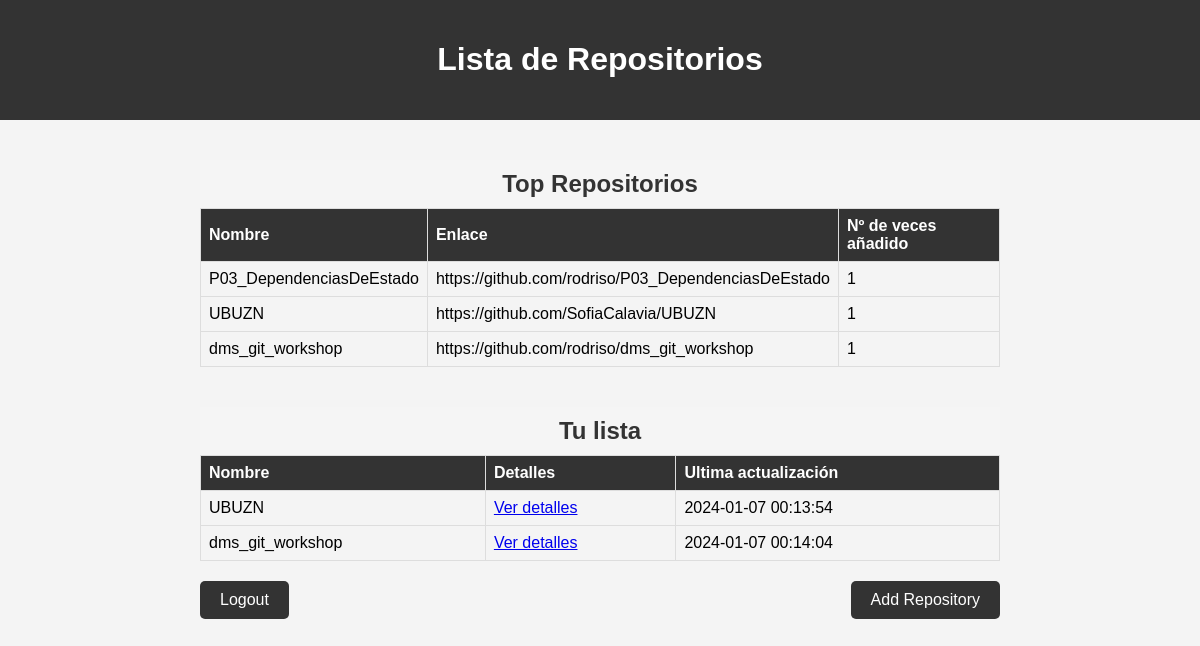
The page /main/ (signed in) on the database its author committed.
### db.py (models this page shows)
class Base(DeclarativeBase):
    pass

class repository(Base):
    __tablename__ = "repositorys"
    id = Column(Integer, primary_key=True)
    name = Column(String)
    owner = Column(String)
    forks = Column(Integer)
    stars = Column(Integer)
    default_branch = Column(String)
    open_issues = Column(Integer)
    creation_date = Column(DateTime)
    github_link = Column(String)
    user_id = Column(Integer, ForeignKey("user_account.id"))
    user = relationship("Users", back_populates="repositorys")
    last_update = Column(DateTime)
    times_added = Column(Integer, default=0)

### app.py (the view)
@app.route('/main/', methods=['POST', 'GET'])
def main():
    if check_logged():
        return to_login()
    user_id = db.get_user_id(session['logged_in_user'])
    get_repos = db.get_repo(user_id)
    top_repositories = db.get_top_repositories()
    return render_template('main.html', repos=get_repos,user_id=user_id,top_repositories=top_repositories)

### app.py (called while the page is built)
def check_logged():
    return 'logged_in_user' not in session

### db.py (called while the page is built)
def get_repo(user_id: int):
    with Session(engine) as session:
        user = session.query(Users).get(user_id)
        if user:
            return user.repositorys
        else:
            return []

def get_user_id(name):
    with Session(engine) as session:
        user = session.query(Users).filter_by(name=name).first()
        return user.id

def get_top_repositories():
    with Session(engine) as session:
        query = (
            session.query(repository,repository.name,repository.times_added,repository.github_link)
            .order_by(desc(repository.times_added))
            .limit(3)
        )
        result = query.all()
        return result

### templates/main.html (shortened to what this page needs)
<!DOCTYPE html>
<html lang="en">
<head>
  <link rel="stylesheet" href="{{ url_for('static', filename='main.css') }}">
</head>
<body>
  <header>
    <h1>Lista de Repositorios</h1>
  </header>
  <div class="container">
    <table>
      <caption>Top Repositorios</caption>
      <thead>
          <tr>
              <th>Nombre</th>
              <th>Enlace</th>
              <th>Nº de veces añadido</th>
          </tr>
      </thead>
      <tbody>
          {% for repo in top_repositories %}
          <tr>
              <td>{{ repo.name }}</td>
              <td>{{ repo.github_link }}</td>
              <td>{{ repo.times_added }}</td>
          </tr>
          {% endfor %}
      </tbody>
  </table>
    <table>
      <caption>Tu lista</caption>
      <thead>
        <tr>
          <th>Nombre</th>
          <th>Detalles</th>
          <th>Ultima actualización</th>
        </tr>
      </thead>
      <tbody>
        {% if repos %}
          {% for repo in repos %}
            <tr>
              <td>{{ repo.name }}</td>
              <td><a href="/details/{{repo.id}}">Ver detalles</a></td>
              <td>{{ repo.last_update.strftime("%Y-%m-%d %H:%M:%S") }}</td>
            </tr>
          {% endfor %}
        {% else %}
          <tr>
            <td colspan="3" class="no-repos">No se han añadido repositorios.</td>
          </tr>
        {% endif %}
      </tbody>
    </table>
    <div class="actions">
      <a href='/logout' class="button">Logout</a>
      <a href="/add_repo/" class="button">Add Repository</a>
    </div>
  </div>
</body>
</html>

### static/main.css (style rules this page uses)
body { font-family: 'Arial', sans-serif; background-color: #f4f4f4; margin: 0; padding: 0; }
header { background-color: #333; color: #fff; text-align: center; padding: 20px 0; }
.container { max-width: 800px; margin: 20px auto; }
table { width: 100%; border-collapse: collapse; margin-top: 40px; }
th, td { text-align: center; border: 1px solid #ddd; padding: 8px; text-align: left; border-bottom: 1px solid #ddd; }
th { background-color: #333; color: #fff; }
.actions { margin-top: 20px; display: flex; justify-content: space-between; }
a.button { padding: 10px 20px; text-decoration: none; background-color: #333; color: #fff; border-radius: 5px; transition: background-color 0.3s; }
caption { font-size: 1.5em; font-weight: bold; color: #333; padding: 10px; background-color: #f5f5f5; }

### rows shown on the page
repository: name "P03_DependenciasDeEstado", github_link "https://github.com/rodriso/P03_DependenciasDeEstado", times_added "1"
repository: name "UBUZN", github_link "https://github.com/SofiaCalavia/UBUZN", times_added "1", last_update "2024-01-07 00:13:54"
repository: name "dms_git_workshop", github_link "https://github.com/rodriso/dms_git_workshop", times_added "1", last_update "2024-01-07 00:14:04"
